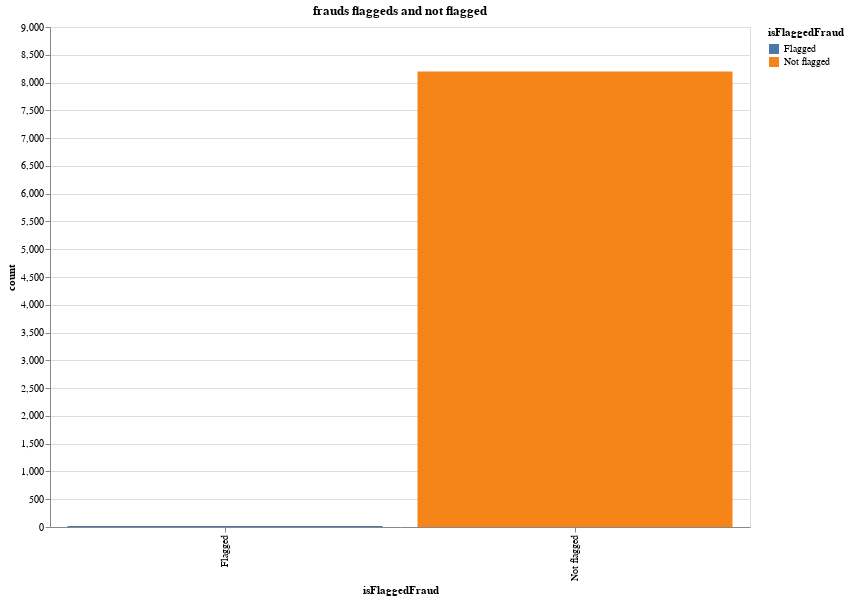

Notebook source saved alongside this figure:
### Code cell
source = summary

alt.Chart(source).mark_bar().encode(
    x='isFlaggedFraud:N',
    y='count:Q',
    color='isFlaggedFraud:N',
    tooltip=["isFlaggedFraud", "count"]
).properties(
   title="frauds flaggeds and not flagged",
    width=700,
    height=500
)

### Figure 1 — Vega-Lite specification as saved in the notebook (floating-point values rounded to 4 significant figures)
{"config": {"view": {"continuousWidth": 300, "continuousHeight": 300}}, "data": {"name": "data-e48e7188b8cec2ab00152d94ad73e23d"}, "mark": {"type": "bar"}, "encoding": {"color": {"field": "isFlaggedFraud", "type": "nominal"}, "tooltip": [{"field": "isFlaggedFraud", "type": "nominal"}, {"field": "count", "type": "quantitative"}], "x": {"field": "isFlaggedFraud", "type": "nominal"}, "y": {"field": "count", "type": "quantitative"}}, "height": 500, "title": "frauds flaggeds and not flagged", "width": 700, "$schema": "https://vega.github.io/schema/vega-lite/v6.1.0.json", "datasets": {"data-e48e7188b8cec2ab00152d94ad73e23d": [{"isFlaggedFraud": "Not flagged", "count": 8197}, {"isFlaggedFraud": "Flagged", "count": 16}]}}
